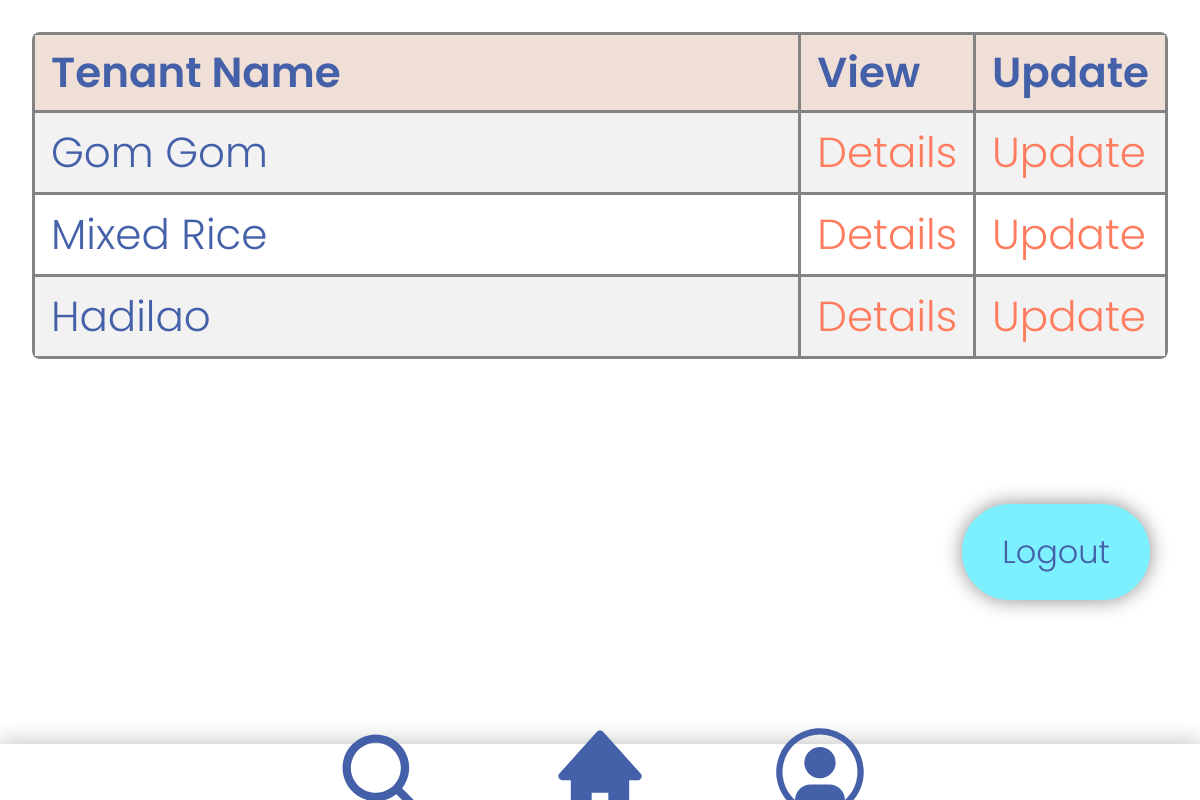
Screenshot of /tenant_only/ (signed in) with the database file from the repository.
### accounts/models.py (models this page shows, shortened)
class Tenant(models.Model):
    STATUS = (
        ('Pending', 'Pending'),
        ('Pass', 'Pass'),
        ('Fail', 'Fail'),
    )
    name = models.CharField(max_length=100)
    status = models.CharField(max_length=50, choices=STATUS, blank=True)
    category = models.CharField(max_length=100)
    date_created = models.DateTimeField(auto_now_add=True)
    description = models.CharField(max_length=100, blank=True)
    actual_img = models.ImageField(upload_to ='images/')

### accounts/views.py (the view)
# urls.py: path('tenant_only/',views.userPage,name="user-page"),
@login_required(login_url='login')
def userPage(request):
    audits = Tenant.objects.all()
    return render(request, 'accounts/tenant_only.html', {'audits': audits})

### accounts/templates/accounts/tenant_only.html (shortened to what this page needs)
{% extends 'accounts/main.html' %}
{% load static %}
{% block content %}
<html>
  <head>
    /></head>
    <div>
        <table class="">
      <tr>
          <th>Tenant Name</th>
          <th>View</th>
          <th>Update</th>
      </tr>
            {% for i in audits %}
      <tr>
          <td>{{ i.name }}</td>
<td>
          <a class="updateButton" href="{% url 'tenantsDetail' i.pk %}">Details</a>
        </td>
        <td>
          <a class="updateButton" href="{% url 'upload_image' %}">Update</a>
        </td>
      </tr>
            {% endfor %}
  </div><a class="logout" href="{% url 'logout' %}">Logout</a>
</html>{% endblock %}

### static/CSS/index.css (style rules this page uses)
body { margin: 2rem; font-family: "Poppins", sans-serif; color: #4460a9; font-weight: 350; font-size: 3.5vw; height:90% }
table { border-collapse: collapse; display: block; width: 100%; overflow-x: hidden; border-radius: 8px 8px 8px 8px; margin-top: 2%; }
table td, table th { border: 3px solid rgb(131, 131, 131); padding-left: 1rem; padding-right: 1rem; padding-bottom: 0.5rem; padding-top: 00.5rem; width: 100%; }
table tr:nth-child(even) { background-color: #f2f2f2; }
table th { padding-top: 6px; padding-bottom: 6px; text-align: left; background-color: #f0dfd6; font-weight: 550; }
.updateButton { color: #ff7c5e; }
.logout { border-color:#7df0ff; border-style: solid; border-width: 8px; padding: 1rem 2rem; margin-top: 20px; position: absolute; bottom:200px; right: 50px; border-radius: 50px; background-color: #7df0ff; color: #4460a9; text-decoration: none; box-shadow: 0px 0px 20px rgb(139, 139, 139); font-size: 2rem; font-family: "Poppins", sans-serif; }

### static/CSS/Navbar.css (style rules this page uses)
body { margin: 15px; font-family: "Poppins", sans-serif; color: #4460a9; font-weight: 350; font-size: 3.5vw; }

### rows the page displays
Tenant: name "Gom Gom"
Tenant: name "Mixed Rice"
Tenant: name "Hadilao"
